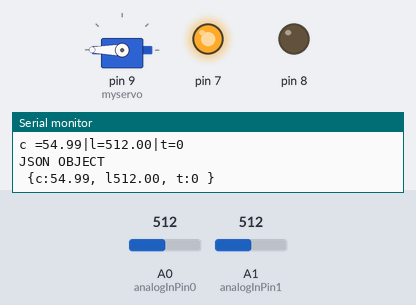
A sketch run on a simulated Arduino Uno, built with avr-gcc and run on an emulated ATmega328P. Shown: servo, output pins drawn as LEDs (lit = HIGH), the last lines printed to the serial monitor. Inputs (shaded band) come from the test bench; at power-on: A0 (analogInPin0) = 512, A1 (analogInPin1) = 512.

Above: at 1.8 s.
1.9 s: A0 (analogInPin0) set to 268
3.4 s: A0 (analogInPin0) set to 246
At 5.2 s:
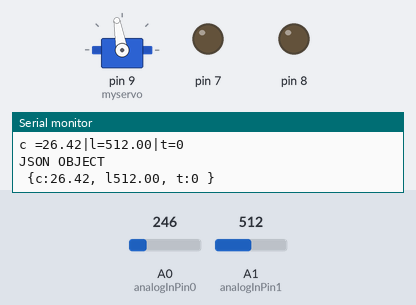
5.5 s: A1 (analogInPin1) set to 111
7.2 s: A1 (analogInPin1) set to 94
At 8.7 s:
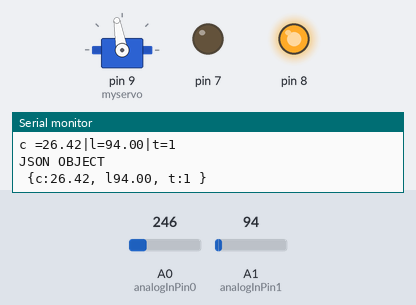
9.5 s: A0 (analogInPin0) set to 306
At 11.1 s:
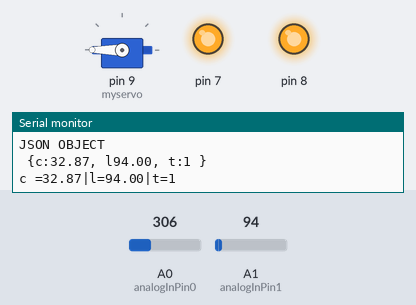
11.5 s: A0 (analogInPin0) set to 122
At 12.4 s:
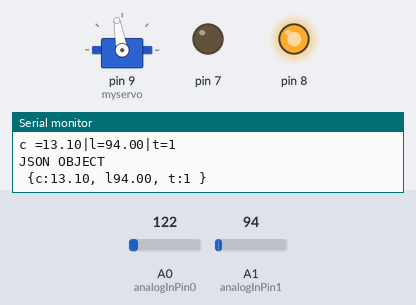
Timing chart, 0 to 14.5 s (numbered marks = the images above; inputs shaded):
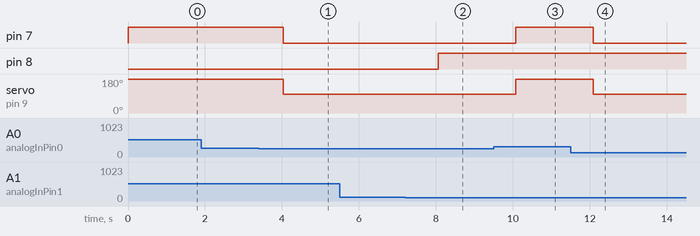

Measured:
- the behaviour switches between 261 and 260 on A0 (analogInPin0) (found by bisection; images 0 and 1)
- the behaviour switches between 100 and 99 on A1 (analogInPin1) (found by bisection; images 1 and 2)
- after the input at 3.4 s, pin 7: HIGH → LOW after 0.63 s; servo on pin 9 (myservo): 180° → 100° after 0.63 s
- after the input at 7.2 s, pin 8: LOW → HIGH after 0.87 s
- after the input at 9.5 s, pin 7: LOW → HIGH after 0.57 s; servo on pin 9 (myservo): 100° → 180° after 0.57 s
- after the input at 11.5 s, pin 7: HIGH → LOW after 0.60 s; servo on pin 9 (myservo): 180° → 100° after 0.60 s

The sketch:

Light_tempsensor.ino
```cpp
const int analogInPin0 = A0;  // Analog input pin that the potentiometer is attached to
const int analogInPin1 = A1;  // Analog input pin that the potentiometer is attached to

#include <Servo.h>
Servo myservo;

int windowOpen = 50;
int windowClose = 51;


void setup() {
  Serial.begin(9600);
  pinMode(8, OUTPUT);
  pinMode(7, OUTPUT);
  analogReference(INTERNAL);
  myservo.attach(9);

}

void loop() {
  float sensorValue0 = analogRead(analogInPin0) / 9.31; // Raw value
  float sensorValue1 = analogRead(analogInPin1);
  int outputValue;


  if (sensorValue1 < 100) //turn on light when the light sensor is covered
  {
    outputValue = 1;
    digitalWrite(8, HIGH);
  }
  else
  {
    outputValue = 0;
    digitalWrite(8, LOW);
  }


 if (sensorValue0 >= 28) //turn on light when temp sensor is above 28C
{

  digitalWrite(7, HIGH);
  if(myservo.read() != 180)
  {
    myservo.write(180);
    Serial.println("Window has been opened.");
   }
}

 if(sensorValue0 < 28)
{
  digitalWrite(7, LOW);
  if(myservo.read() != 100)
  {
    myservo.write(100);
    Serial.println("Window has been closed.");
   }
}


  // Temperature (C)
  Serial.print("c =");
  Serial.print(sensorValue0);
  Serial.print("|");
  // RAW light sensor data
  Serial.print("l=");
  Serial.print(sensorValue1);
  Serial.print("|");
  // ACTOR toggle
  Serial.print("t=");
  Serial.println(outputValue);
  Serial.println("JSON OBJECT ");
  Serial.print(" {c:");
  Serial.print(sensorValue0);
  Serial.print(", l");
  Serial.print(sensorValue1);
  Serial.print(", t:");
  Serial.print(outputValue);
  Serial.println(" }");

  delay(1000);
}
```
